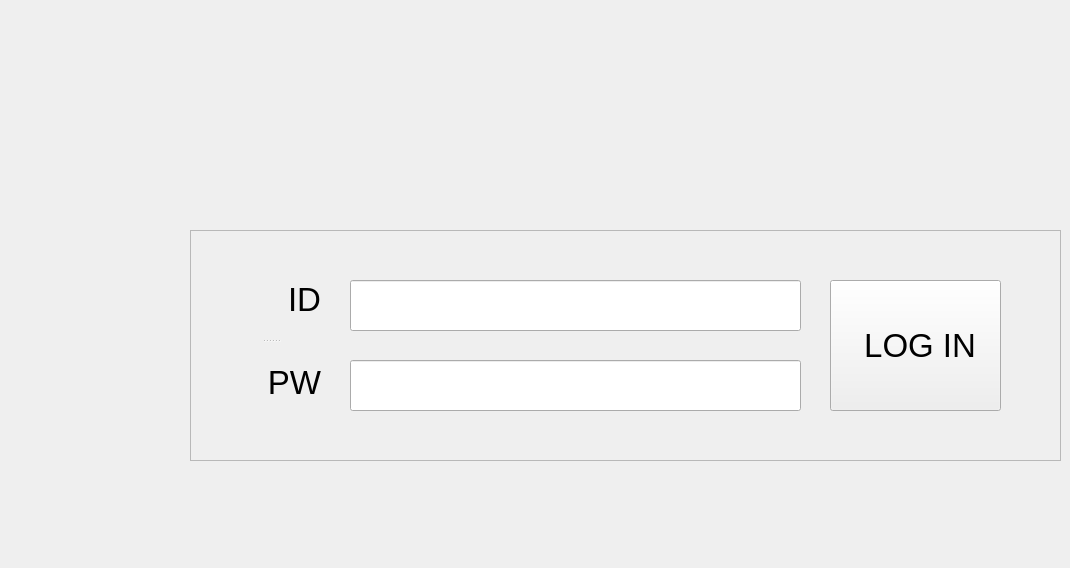
    <widget class="QWidget" name="login_page">
     <widget class="QFrame" name="frame_11">
      <property name="geometry">
       <rect>
        <x>190</x>
        <y>230</y>
        <width>871</width>
        <height>231</height>
       </rect>
      </property>
      <property name="frameShape">
       <enum>QFrame::StyledPanel</enum>
      </property>
      <property name="frameShadow">
       <enum>QFrame::Raised</enum>
      </property>
      <widget class="QSplitter" name="splitter_31">
       <property name="geometry">
        <rect>
         <x>30</x>
         <y>30</y>
         <width>101</width>
         <height>161</height>
        </rect>
       </property>
       <property name="orientation">
        <enum>Qt::Vertical</enum>
       </property>
       <widget class="QLabel" name="label_2">
        <property name="font">
         <font>
          <pointsize>25</pointsize>
         </font>
        </property>
        <property name="text">
         <string>ID</string>
        </property>
        <property name="alignment">
         <set>Qt::AlignRight|Qt::AlignTrailing|Qt::AlignVCenter</set>
        </property>
       </widget>
       <widget class="QLabel" name="label_3">
        <property name="font">
         <font>
          <pointsize>25</pointsize>
         </font>
        </property>
        <property name="text">
         <string>PW</string>
        </property>
        <property name="alignment">
         <set>Qt::AlignRight|Qt::AlignTrailing|Qt::AlignVCenter</set>
        </property>
       </widget>
      </widget>
      <widget class="QLineEdit" name="id_input">
       <property name="geometry">
        <rect>
         <x>160</x>
         <y>50</y>
         <width>451</width>
         <height>51</height>
        </rect>
       </property>
       <property name="font">
        <font>
         <pointsize>25</pointsize>
         <weight>75</weight>
         <bold>true</bold>
        </font>
       </property>
      </widget>
      <widget class="QLineEdit" name="pw_input">
       <property name="geometry">
        <rect>
         <x>160</x>
         <y>130</y>
         <width>451</width>
         <height>51</height>
        </rect>
       </property>
       <property name="font">
        <font>
         <pointsize>25</pointsize>
         <weight>75</weight>
         <bold>true</bold>
        </font>
       </property>
      </widget>
      <widget class="QPushButton" name="login_button">
       <property name="geometry">
        <rect>
         <x>640</x>
         <y>50</y>
         <width>171</width>
         <height>131</height>
        </rect>
       </property>
       <property name="font">
        <font>
         <pointsize>25</pointsize>
        </font>
       </property>
       <property name="text">
        <string> LOG IN</string>
       </property>
      </widget>
     </widget>
     <widget class="QLabel" name="login_result_label">
      <property name="geometry">
       <rect>
        <x>190</x>
        <y>480</y>
        <width>871</width>
        <height>79</height>
       </rect>
      </property>
      <property name="font">
       <font>
        <family>Ubuntu</family>
        <pointsize>25</pointsize>
       </font>
      </property>
      <property name="text">
       <string/>
      </property>
      <property name="alignment">
       <set>Qt::AlignCenter</set>
      </property>
     </widget>
    </widget>
